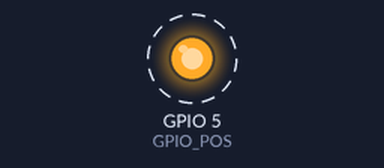
Bench run of a program on a simulated Raspberry Pi (BCM pin numbers). Shown: output pins drawn as LEDs (lit = HIGH). Dashed ring = blinking. What the program prints to the terminal is not drawn. At 6.0 s the program stops and its outputs stay as they are.

Above: at 0.5 s.
Timing chart, 0 to 4.6 s (numbered marks = the images above):
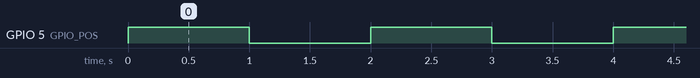

Measured:
- by itself, GPIO 5 (GPIO_POS): alternates HIGH for 1.0 s and LOW for 1.0 s, 6 changes in all, then stays LOW

The program:

simple_LED.py
```python
import RPi.GPIO as GPIO
import time

GPIO_POS = 5


class SimpleLED:
    def __init__(self):
        GPIO.setmode(GPIO.BCM)
        GPIO.setup(GPIO_POS, GPIO.OUT)

    def __del__(self):
        GPIO.cleanup()

    @staticmethod
    def on():
        GPIO.output(GPIO_POS, GPIO.HIGH)

    @staticmethod
    def off():
        GPIO.output(GPIO_POS, GPIO.LOW)


if __name__ == '__main__':

    sLED = SimpleLED()
    loop_count = 1
    loop_max = 3

    while loop_count <= loop_max:
        print(f'Loop: {loop_count} / {loop_max} ')
        sLED.on()
        time.sleep(1)
        sLED.off()
        time.sleep(1)
        loop_count += 1
```
